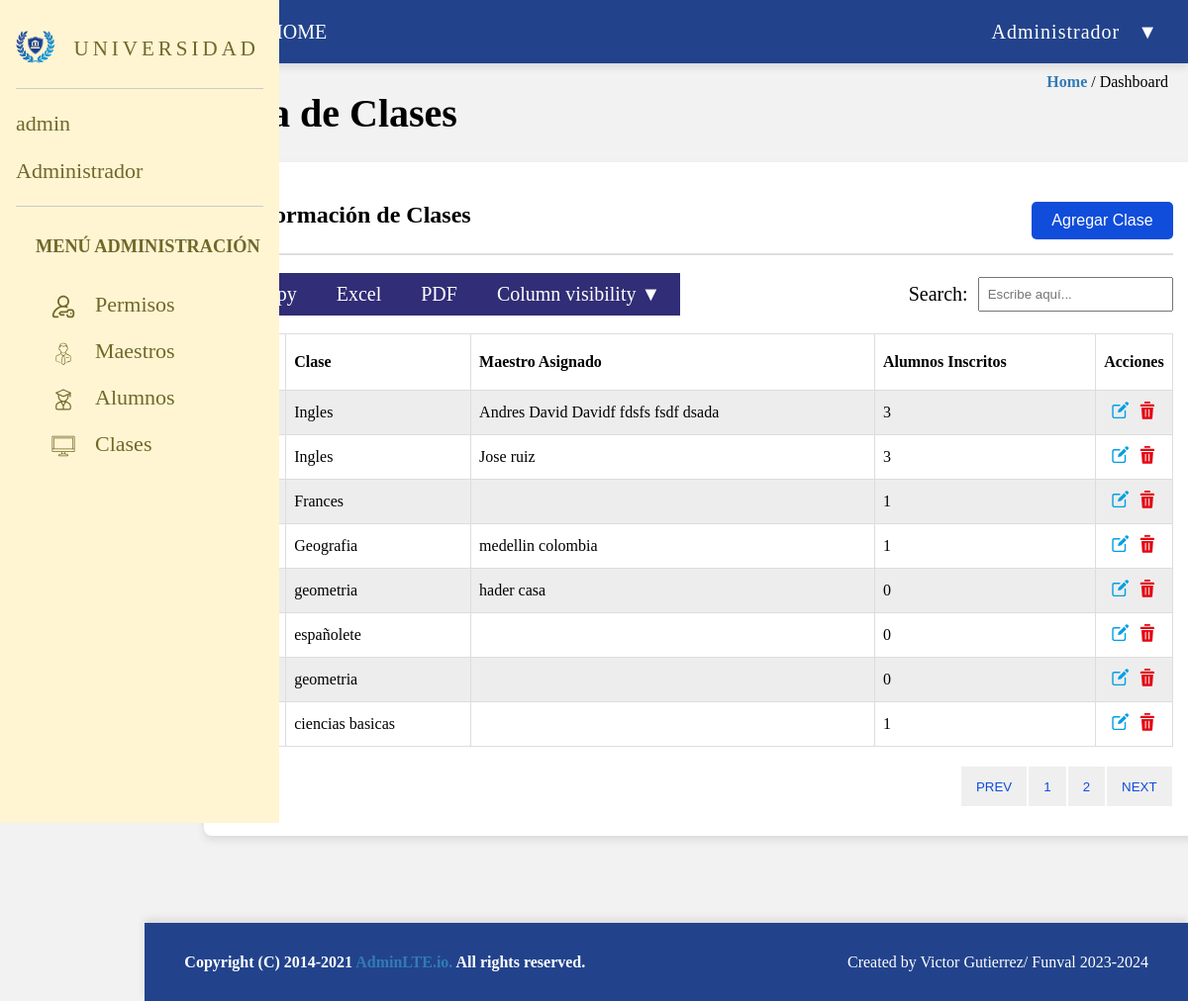
/views/agregarClases.php (signed in), run on the app's committed database.
### tables this page shows
CREATE TABLE `maestros` (
  `id` int(11) NOT NULL,
  `email` varchar(255) NOT NULL,
  `name` varchar(250) NOT NULL,
  `lastname` varchar(250) NOT NULL,
  `direccion` varchar(255) NOT NULL,
  `fecha` date NOT NULL,
  `id_clase` int(11) NOT NULL,
  `id_rol` int(11) DEFAULT NULL,
  `estado` varchar(255) NOT NULL
);

CREATE TABLE `clases` (
  `id` int(11) NOT NULL,
  `clase` varchar(255) NOT NULL
);

### views/agregarClases.php (the view, shortened to what this page needs)
<?php
$conexion = mysqli_connect("localhost", "root", "", "universidad");
$sql = "SELECT clases.id AS id_clase, clases.clase, maestros.name, maestros.lastname FROM clases LEFT JOIN maestros ON clases.id = maestros.id_clase";
$query = mysqli_query($conexion, $sql);
$sqlestudiantes = "SELECT id_clase, COUNT(*) AS totalestuduantes FROM alumnos GROUP BY id_clase";
$queryestudiantes = mysqli_query($conexion, $sqlestudiantes);
$totalestudiantes = [];
while ($fila_alumnos = mysqli_fetch_assoc($queryestudiantes)) {
    $totalestudiantes[$fila_alumnos['id_clase']] = $fila_alumnos['totalestuduantes'];
}
?>
<!DOCTYPE html>
<html lang="es">
<head>
    <link rel="stylesheet" href="../style/agregarClases.css">
</head>
<body>
    <div class="sidebar">
        <div class="logo-container">
            <img src="/assets/logo-university-sin-letters.png" alt="Logo">
            <p>&nbsp;&nbsp;UNIVERSIDAD</p>
        </div>
        <div class="box1">
            <p>admin</p>
            <p>Administrador</p>
        </div>
        <div class="box2">
            <div class="menu-admin">
                <h5>MENÚ ADMINISTRACIÓN</h5>
                <div class="menuIcons"><a href="../views/permisos.php"><img src="/assets/icono-permisos.svg" alt="Permisos">Permisos</a></div>
                <div class="menuIcons"><a href="../views/maestros_table.php"><img src="/assets/icono-maestros.svg" alt="Maestros">Maestros</a></div>
                <div class="menuIcons"><a href="../views/agregarAlumnos.php"><img src="/assets/icono-alumnos.svg" alt="Alumnos">Alumnos</a></div>
                <div class="menuIcons"><a href="../views/agregarClases.php"><img src="/assets/icono-clases.svg" alt="Clases">Clases</a></div>
            </div>
        </div>
    </div>
    <div class="header">
        <div class="menu">
            <ul>
                <li class="menuBar">&#9776;</li>
                <li>HOME</li>
            </ul>
        </div>
        <div class="rol">
            <ul>
                <li>Administrador &nbsp;&nbsp;&#x25BC;
                </li>
            </ul>
        </div>
    </div>
    <div class="dashboard-title">
        <h1>Lista de Clases</h1>
    </div>
    <div class="home-dashboard">
        <a href="#" class="actualPage">Home</a> / Dashboard
    </div>
    <div class="container">
        <div class="content">
            <div class="info">
                <h4>Información de Clases</h4>
                <button type="submit" class="btnInfo">Agregar Clase</button>
            </div>
            <div class="linksContainer">
                <ul class="links">
                    <li><a class="linkOpc" href="#">Copy</a></li>
                    <li><a class="linkOpc" href="../modells/claseexcel.php">Excel</a></li>
                    <li><a class="linkOpc" href="../modells/clasespdf.php">PDF</a></li>
                    <li><a class="linkOpc" href="#">Column visibility &#x25BC;</a></li>
                </ul>
                <form action="/buscar" method="GET">
                    <label for="busqueda">Search:</label>
                    <input type="text" id="busqueda" data-table="table_id" name="q" placeholder="Escribe aquí...">
                </form>
            </div>
            <table class="clases table_id">
                <thead>
                    <tr>
                        <th>#</th>
                        <th>Clase</th>
                        <th>Maestro Asignado</th>
                        <th>Alumnos Inscritos</th>
                        <th>Acciones</th>
                    </tr>
                </thead>
                <tbody>
                    <?php while ($fila = mysqli_fetch_array($query)) : ?>
                        <tr>
                            <td><?= $fila['id_clase'] ?></td>
                            <td><?= $fila['clase'] ?></td>
                            <td><?= $fila['name'] . ' ' . $fila['lastname'] ?></td>
                            <td><?= isset($totalestudiantes[$fila['id_clase']]) ? $totalestudiantes[$fila['id_clase']] : 0 ?></td>
                            <td class="acciones">
                            <a href="../views/modaleditarclases.php?id=<?= isset($fila['id']) ? $fila['id'] : '' ?>" class="btnIcon" data-clase-id="<?= isset($fila['id']) ? $fila['id'] : ''; ?>">
                                    <img src="/assets/icono-editar-datos.svg" alt="Edit Info" class="editIcon">
                                </a>
                                <a href="../controller/borrarClases.php?id=<?= $fila['id_clase'] ?>" class="btnIcon" onclick="return confirmDeleting()">
                                    <img src="/assets/icono-delete.svg" alt="Delete Info" class="deleteIcon">
                                </a>
                            </td>
                        </tr>
                    <?php endwhile; ?>
                </tbody>
            </table>
            <div class="pagination">
                <button>PREV</button>
                <button>1</button>
                <button>2</button>
                <button>NEXT</button>
            </div>
        </div>
    </div>
    <div class="footer">
        <div class="footer-left">Copyright (C) 2014-2021 <span class="footer-left1" style="color: #337ab7;">AdminLTE.io.</span>
            <span>All rights reserved.</span>
        </div>
        <div class="footer-right">Created by Victor Gutierrez/ Funval 2023-2024</div>
    </div>
</body>
</html>

### style/agregarClases.css (style rules this page uses)
body { margin: 0; padding: 0; font-family: Cambria, Cochin, Georgia, Times, "Times New Roman", serif; background-color: #f2f2f2; display: grid; grid-template-columns: 1.5fr 9fr 1.8fr; grid-template-rows: 0.5fr 11fr 0.5fr; }
.sidebar { grid-column: 1/2; background-color: #fff5d2; color: #70682a; width: 250px; height: 100vh; padding: 16px; font-size: 22px; position: fixed; z-index: 1; }
.sidebar img { width: 40px; height: 33px; margin-bottom: 10px; }
.logo-container { display: flex; align-items: center; flex-direction: row; }
.logo-container p { font-size: 21px; letter-spacing: 4px; padding-bottom: 6px; }
.box1 { border-bottom: 1px solid #ccc; border-top: 1px solid #ccc; margin-bottom: 4px; }
.box2 { margin-bottom: 10px; }
.menu-admin { margin-top: 20px; }
.menu-admin a { display: flex; text-decoration: none; color: #70682a; padding-top: 4px; }
.menuIcons { display: flex; margin-bottom: 6px; margin-left: 16px; }
.menu-admin h5 { margin-left: 20px; }
.menu-admin img { width: 24px; height: 24px; margin-left: 20px; margin-right: 20px; padding-top: 3px; }
.header { width: 100%; height: 64px; grid-column: 2/4; background-color: #22438c; box-shadow: 0 4px 8px rgba(0, 0, 0, 0.1); color: white; display: flex; justify-content: space-between; align-items: center; }
.menu { font-size: 20px; text-align: left; }
.rol { font-size: 20px; text-align: right; padding-right: 30px; letter-spacing: 1px; align-items: center; justify-content: center; }
ul { width: 100%; list-style: none; background: #22438c; margin: 0; padding: 0; }
.menu li { width: 90px; display: inline-block; }
.menuBar { text-align: center; padding-left: 30px; }
ul li a { display: block; padding: 10px 10px; color: #fff; text-decoration: none; text-align: center; font-size: 20px; }
.home-dashboard { grid-column: 3/4; grid-row: 2/3; text-align: right; padding: 10px; padding-right: 20px; }
.dashboard-title { padding-left: 60px; grid-column: 2/4; grid-row: 2/3; font-size: 20px; display: flex; flex-direction: row; }
.container { grid-column: 2/4; grid-row: 2/3; }
.content { width: 90%; margin-top: 100px; grid-column: 2; margin-left: 60px; padding: 30px; border-radius: 8px; box-shadow: 0 4px 8px rgba(0, 0, 0, 0.1); background-color: #fff; }
.footer { width: 100%; height: 79px; grid-column: 2/4; grid-row: 3/4; background-color: #22438c; box-shadow: 0 -4px 8px rgba(0, 0, 0, 0.1); display: flex; justify-content: space-between; align-items: center; }
.footer-left { color: white; font-weight: bold; padding-left: 40px; }
.footer-right { color: white; padding-right: 40px; }
.actualPage { color: #337ab7; font-weight: bold; text-decoration: none; }
table { border-collapse: collapse; width: 100%; }
th, td { border: 1px solid #dddddd; text-align: left; padding: 8px; }
th { background-color: #ffffff; height: 40px; }
tr:nth-child(even) { background-color: #ffffff; }
tr:nth-child(odd) { background-color: #ededed; }
tr { height: 40px; }
.acciones { width: 5px; text-align: center; }
.btnIcon { display: inline-block; padding: 2px; }
.editIcon { width: 20px; height: 20px; }
.deleteIcon { width: 20px; height: 20px; }
.info { display: flex; justify-content: space-between; font-size: 24px; border-bottom: 2px solid #dedede; padding-bottom: 14px; }
h4 { margin: 10px; }
.btnInfo { margin-top: 10px; padding: 10px 20px; background-color: #104ddb; color: white; border: none; border-radius: 5px; text-decoration: none; display: inline-block; font-size: 16px; cursor: pointer; }
.linksContainer { display: flex; padding-top: 18px; padding-bottom: 18px; }
.links { display: flex; align-items: center; padding: 10px; }
.linkOpc { background-color: #312d76; padding: 10px 20px; }
ul.links { list-style: none; margin: 0; padding: 0; display: flex; background-color: #ffffff; }
form { margin-left: auto; display: flex; align-items: center; }
label { font-size: 20px; margin-right: 10px; }
input[type="text"] { padding: 8px; box-sizing: border-box; }
.pagination { display: flex; justify-content: right; margin-top: 20px; }
.pagination button { color: #104ddb; height: 40px; border: none; padding: 10px 15px; margin: 0 1px; cursor: pointer; }

### data on the page
maestros: id_clase.clase "Ingles", name "Andres David", lastname "Davidf fdsfs fsdf dsada", id_clase "3"
maestros: id_clase.clase "Ingles", name "Jose", lastname "ruiz", id_clase "3"
clases: clase "Frances", id_clase "1"
maestros: id_clase.clase "Geografia", name "medellin", lastname "colombia", id_clase "1"
maestros: id_clase.clase "geometria", name "hader", lastname "casa", shows "0"
clases: clase "españolete", shows "0"
clases: clase "geometria", shows "0"
clases: clase "ciencias basicas", id_clase "1"
